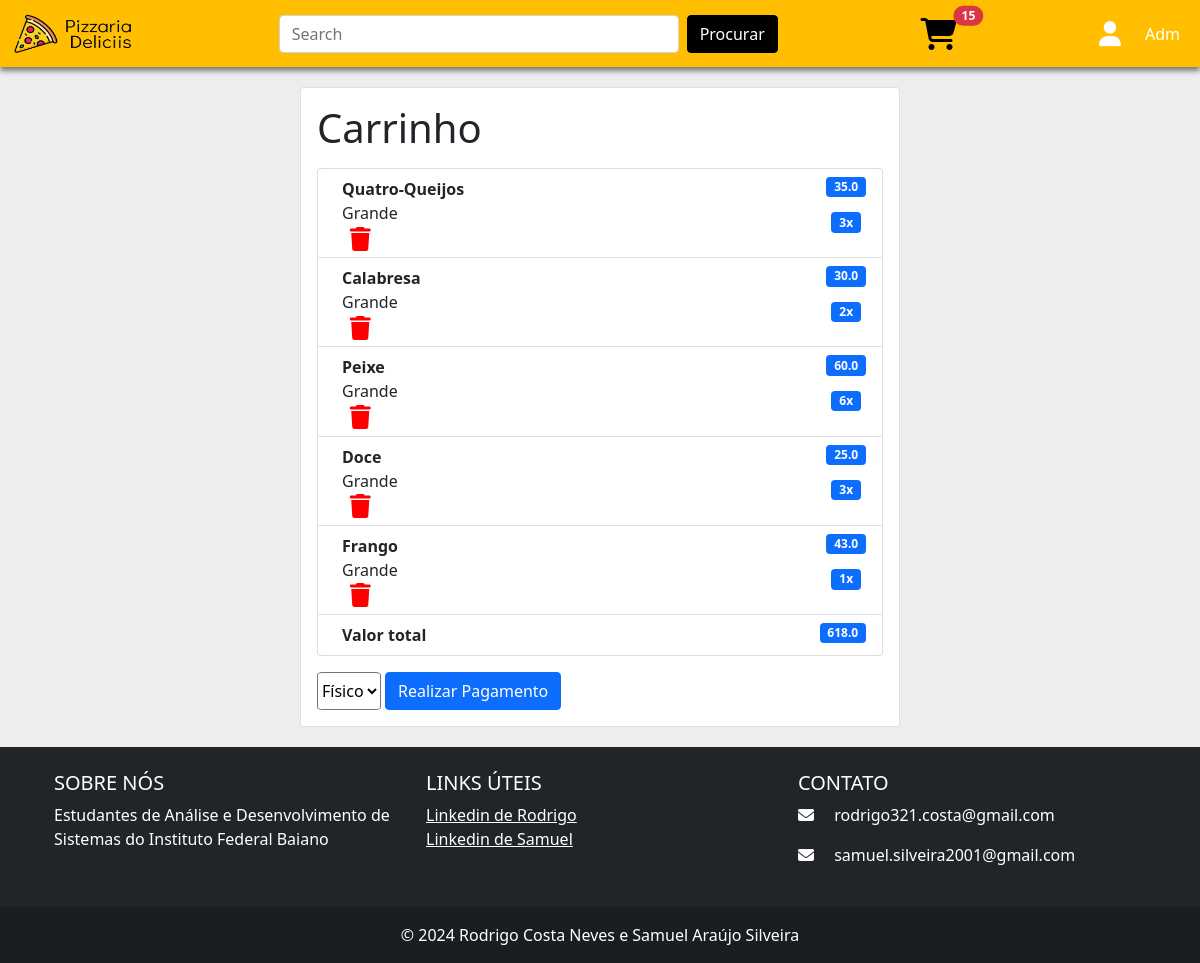
/carrinho/abrirCarrinho/1/, run on an earlier commit of the app's database.
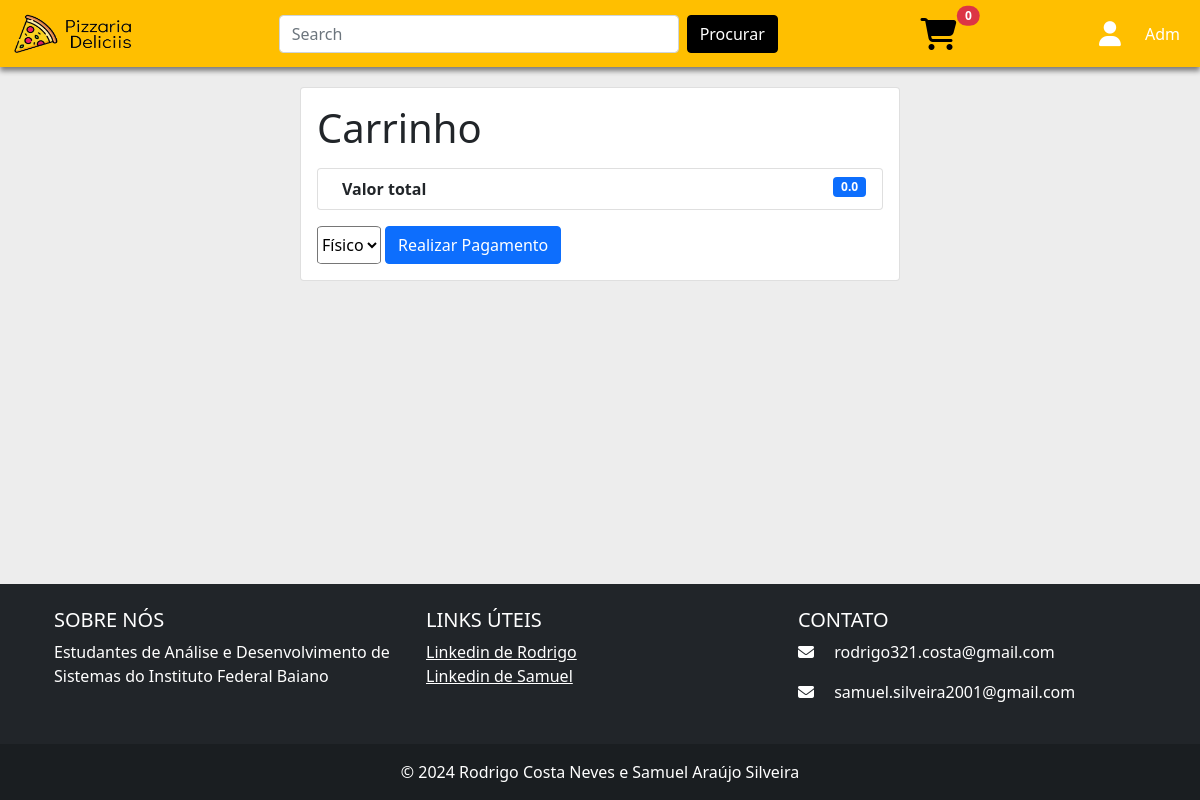
And on a later commit of the database.
### carrinho/models.py (models this page shows, shortened)
class Carrinho(models.Model):
    valorTotal = models.FloatField(default=0)
    quantidadeTotal = models.IntegerField(default=0)
    usuario = models.OneToOneField(
        CustomUser,
        on_delete=models.CASCADE,
        primary_key=True,
    )

class ItemDeCarrinho(models.Model):
    quantidade = models.IntegerField()
    pizza = models.OneToOneField(
        Pizza,
        on_delete=models.CASCADE,
        primary_key=True,
    )
    carrinho = models.ForeignKey(Carrinho, on_delete=models.CASCADE)

### usuario/models.py (models this page shows, shortened)
class CustomUser(AbstractUser):
    TIPO_CHOICES = (
        ('A', 'Administrador'),
        ('B', 'Usuário'),
    )
    nome = models.CharField(max_length=100, blank=True)
    cpf = models.CharField(max_length=14, blank=True, unique=True)
    telefone = models.CharField(max_length=20, blank=True, unique=True)
    tipo = models.CharField(max_length=1, choices=TIPO_CHOICES, default='B')

### pizza/models.py (models this page shows, shortened)
class Pizza(models.Model):
    sabor = models.CharField(max_length=100)
    imagem = models.ImageField(upload_to='images/', height_field=None, width_field=None, max_length=255)
    preco = models.FloatField()
    tamanho = models.CharField(max_length=100)

### carrinho/views.py (the view)
# urls.py: path("abrirCarrinho/<int:user_id>/", views.abrirCarrinho, name="abrirCarrinho"),
def abrirCarrinho(request, user_id):
    carrinho = Carrinho.objects.get(usuario_id=user_id)
    user = CustomUser.objects.get(pk=user_id)
    if ItemDeCarrinho.objects.filter(carrinho_id=user_id).exists():
        itensDeCarrinho = ItemDeCarrinho.objects.filter(carrinho_id=user_id)
        template = loader.get_template("carrinho.html")
        context = { 'itensDeCarrinho': itensDeCarrinho, 'user': user, 'carrinho':carrinho}
    else:
        template = loader.get_template("carrinho.html")
        context = {'user': user, 'carrinho':carrinho}
    return HttpResponse(template.render(context,request))

### carrinho/templates/carrinho.html (shortened to what this page needs)
{% load static %}
<!DOCTYPE html>
<html lang="en">
<head>
    <link href="https://cdn.jsdelivr.net/npm/bootstrap@5.0.2/dist/css/bootstrap.min.css" rel="stylesheet">
    <link rel="stylesheet" href="{%static 'css/carrinho.css' %}">
</head>
<body style="background-color: #EDEDED;">
    <nav class="navbar navbar-expand-lg" id="nav" style="background-color: #FFBF00">
        <div class="container-fluid">
          <a class="navbar-brand" href="#" style="color: white">
            <img src="{%static 'img/Pizzaria(1).png' %}" alt="" width="120" height="40" class="d-inline-block align-text-top">
          </a>
          <div class="collapse navbar-collapse" id="navbarNav">
            <div class="mx-auto">
              <form class="d-flex" id="form">
                <input class="form-control me-2" id="form2" type="search" placeholder="Search" aria-label="Search" style="width: 400px;">
                <button class="btn btn-outline-success" id="botao" type="submit">Procurar</button>
              </form>
            </div>
            <div id="cart">
              <button type="button" class="btn btn-primary position-relative" style="background-color: #FFBF00; border: none;">
                <i id="car" class="fa-solid fa-cart-shopping fa-2xl" style="margin-top: 10px; color: black;"></i>
                <span class="position-absolute top-0 start-100 translate-middle badge rounded-pill bg-danger">
                  {{carrinho.quantidadeTotal}}
                </span>
              </button>
            </div>
            <ul class="navbar-nav ms-auto">
                <li class="nav-item" id="logo">
                    <a class="navbar-brand" href="#">
                        <i class="fa-solid fa-user fa-lg" style="color: white; margin-top: 20px;"></i>
                    </a>
                </li>
              <li class="nav-item">
                <a class="nav-link active" aria-current="page" href="#" style="color: white">{{user.nome}}</a>
              </li>
            </ul>
          </div>
        </div>
      </nav>
      <div class=".container" style="align-items: center; justify-content: center; display: flex; margin-top: 20px; margin-bottom: 20px;">
        <div class="card" style="width: 50%;">
            <div class="card-body">
              <h1 class="card-title">Carrinho</h1>
              <p class="card-text">
                <ol class="list-group">
                  {% for itemDeCarrinho in itensDeCarrinho %}
                    <li class="list-group-item d-flex justify-content-between align-items-start">
                      <div class="ms-2 me-auto">
                        <div class="fw-bold">{{ itemDeCarrinho.pizza.sabor }}</div>
                        <div class="fw">{{ itemDeCarrinho.pizza.tamanho }}</div>
                        <a href="{% url 'deletarItemDeCarrinho' itemDeCarrinho.pizza_id user.id %}"><span class="badge"></span></a>
                      </div>
                      <div style="display: flex; flex-direction: column; justify-content: center; align-items: center">
                        <span class="badge bg-primary" style="margin-bottom: 15px">{{itemDeCarrinho.pizza.preco}}</span>
                        <span class="badge bg-primary" style="margin-bottom: 15px">{{itemDeCarrinho.quantidade}}x</span>
                      </div>
                    </li>
                    {% endfor %}
                    <li class="list-group-item d-flex justify-content-between align-items-start">
                      <div class="ms-2 me-auto">
                        <div class="fw-bold">Valor total</div>
                      </div>
                      <span class="badge bg-primary">{{carrinho.valorTotal}}</span>
                    </li>
                  </ol>
              </p>
              <form method="post" action="{% url 'pagamento' %}" style="display: flex; flex-direction: row;align-items: center;">
                    <select name="tipopagamento" id="" style="background-color: rgb(255, 255, 255); border-radius: 8%; height: 38px; margin-right: 4px; cursor: pointer;">
                      <option value="fisico">Físico</option>
                    </select>
                    <input class="btn btn-primary" type="submit" value="Realizar Pagamento">
              </form>
            </div>
          </div>
      </div>
      <footer class="bg-dark text-white text-center text-lg-start">
        <div class="container p-4">
            <div class="row">
                <div class="col-lg-4 col-md-6 mb-4 mb-md-0">
                    <h5 class="text-uppercase">Sobre nós</h5>
                    <p>
                        Estudantes de Análise e Desenvolvimento de Sistemas do Instituto Federal Baiano
                    </p>
                </div>
                <div class="col-lg-4 col-md-6 mb-4 mb-md-0">
                    <h5 class="text-uppercase">Links úteis</h5>
                    <ul class="list-unstyled mb-0">
                        <li>
                            <a href="https://www.linkedin.com/in/rodrigo-costa-411038255/" target="_blank" class="text-white">Linkedin de Rodrigo</a>
                        </li>
                        <li>
                            <a href="https://www.linkedin.com/in/samuel-ara%C3%BAjo-silveira-b205711a4/" target="_blank" class="text-white">Linkedin de Samuel</a>
                        </li>
                    </ul>
                </div>
                <div class="col-lg-4 col-md-12 mb-4 mb-md-0">
                    <h5 class="text-uppercase">Contato</h5>
                    <ul class="list-unstyled">
                        <li>
                            <p>
                              <i class="fas fa-envelope me-3"></i> rodrigo321.costa@gmail.com
                            </p>
                        </li>
                        <li>
                            <p>
                                <i class="fas fa-envelope me-3"></i> samuel.silveira2001@gmail.com
                            </p>
                        </li>
                    </ul>
                </div>
            </div>
        </div>
        <div class="text-center p-3" style="background-color: rgba(0, 0, 0, 0.2);">
            © 2024 Rodrigo Costa Neves e Samuel Araújo Silveira
        </div>
    </footer>
</body>
</html>

### pizza/static/css/carrinho.css (style rules this page uses)
#botao { background-color: black; color: white; border-color: black }
html { height:100%; }
body { min-height:100%; margin:0; }
footer { height: 50px; background: PapayaWhip; }
body { display: table; width: 100%; }
body > footer { display: table-row; }
#nav { -webkit-box-shadow: 0px 4px 5px 0px rgba(0,0,0,0.47); -moz-box-shadow: 0px 4px 5px 0px rgba(0,0,0,0.47); box-shadow: 0px 4px 5px 0px rgba(0,0,0,0.47); }

What changed in the data, as far as the page shows it:
removed ItemDeCarrinho: pizza.sabor "Quatro-Queijos", pizza.tamanho "Grande", pizza.preco "35.0", quantidade "3"
removed ItemDeCarrinho: pizza.sabor "Calabresa", pizza.tamanho "Grande", pizza.preco "30.0", quantidade "2"
removed ItemDeCarrinho: pizza.sabor "Peixe", pizza.tamanho "Grande", pizza.preco "60.0", quantidade "6"
removed ItemDeCarrinho: pizza.sabor "Doce", pizza.tamanho "Grande", pizza.preco "25.0", quantidade "3"
removed ItemDeCarrinho: pizza.sabor "Frango", pizza.tamanho "Grande", pizza.preco "43.0", quantidade "1"
changed Carrinho: quantidadeTotal "15" → "0"; valorTotal "618.0" → "0.0"
